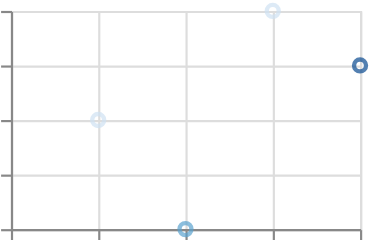

Write a Vega-Lite specification for this figure.
### Vega-Lite specification from a JSON file in a GitHub repository (floating-point values rounded to 4 significant figures)
{"$schema": "https://vega.github.io/schema/vega-lite/v6.json", "padding": 5, "autosize": "none", "data": {"values": [{"c": "A", "x": 1, "y": 2, "s": 3, "t": "2024-01-01"}, {"c": "B", "x": 2, "y": null, "s": 5, "t": "2024-02-01"}, {"c": "C", "x": 3, "y": 4, "s": null, "t": "2024-03-01"}, {"c": "D", "x": 4, "y": 3, "s": 7, "t": "2024-04-01"}]}, "width": 160, "height": 100, "mark": "point", "config": {"mark": {"invalid": "show"}}, "encoding": {"x": {"field": "x", "type": "quantitative"}, "y": {"field": "y", "type": "quantitative"}, "color": {"field": "s", "type": "quantitative"}}}
